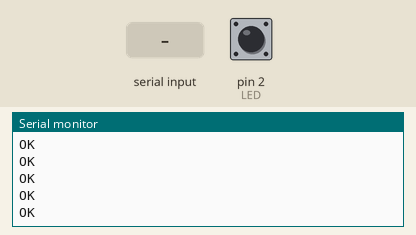
The sketch below on a simulated Arduino Uno, built with avr-gcc and run on an emulated ATmega328P. Shown: the last lines printed to the serial monitor. The inputs (shaded band) are chosen by the test bench; at power-on: pin 2 (LED) HIGH. The modem accepts every AT command (registered, SIM ready, sends succeed) and sends nothing else.

Above: at 1.5 s.
1.6 s: pin 2 (LED) pulled LOW for 0.15 s
At 2.2 s:
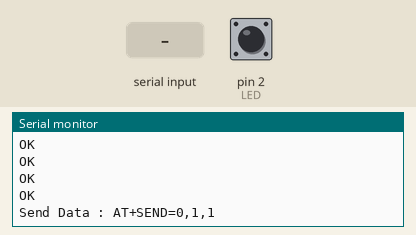
3.2 s: "1" received over the second serial link
At 4.6 s:
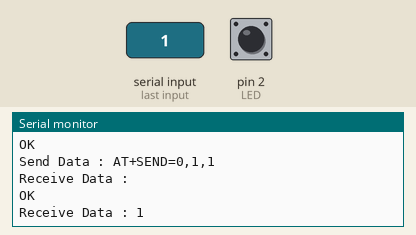
4.7 s: pin 2 (LED) pulled LOW for 1 s
At 6.9 s:
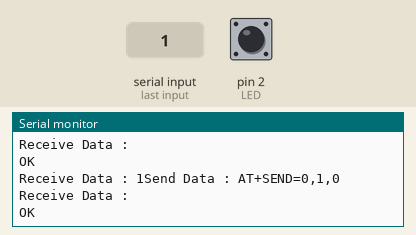
7.2 s: "0" received over the second serial link
At 9.0 s:
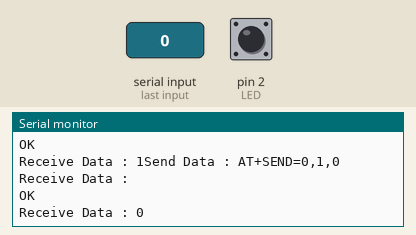

The sketch:

led_button.ino
```cpp
//>>>>>>>>>>>>>>>>>>>>>>>>>>>>>>>>>>>>>>>>>>>>>>>>>>>>>>>>>>>>>>>>>>>>>>>>>>>>>>>>>>>>>>>>> Reyax RYLR896 890 LoRa Controlling LEDs with Button
#include <SoftwareSerial.h>

SoftwareSerial ReyaxLoRa(5, 4); //--> RX, TX

#define LED 2 //--> LED Pin

int Button = 2; //--> Button Pin

int data_length;
String data_send;

int Stat_LED = LOW;

bool Waiting_to_send_the_next_data = false; //--> Variable for the next data delivery indicator

unsigned long buttonPushedMillis; //--> when button was released
unsigned long turnOnDelay = 2000; //--> wait to turn on delay millis

String myString;

//========================================================================VOID SETUP
void setup() {
  // put your setup code here, to run once:

  Serial.begin(9600);
  ReyaxLoRa.begin(9600);

  pinMode(LED, OUTPUT);
  pinMode(Button, INPUT_PULLUP);

  delay(100);

  ReyaxLoRa.print("AT\r\n");
  Serial.print("AT\r\n");
  ReyaxLoRa.print("AT+IPR=9600\r\n");
  delay(20);
  ReyaxLoRa.print("AT+ADDRESS=2\r\n");
  delay(20);
  ReyaxLoRa.print("AT+NETWORKID=5\r\n");
  delay(20);
  ReyaxLoRa.print("AT+MODE=0\r\n");
  delay(20);
  ReyaxLoRa.print("AT+BAND=868500000\r\n");
  delay(20);
  ReyaxLoRa.print("AT+PARAMETER=10,7,1,7\r\n");
  delay(20);

}
//========================================================================

//========================================================================VOID LOOP
void loop() {
  // put your main code here, to run repeatedly:

  unsigned long currentMillis = millis();

  //----------------------------------------Sending Data with a button
  if (Waiting_to_send_the_next_data == false) {
    if (digitalRead(Button) == LOW) {
      buttonPushedMillis = currentMillis;
      Waiting_to_send_the_next_data = true;
      Stat_LED = !Stat_LED;
      data_send = String(Stat_LED);
      data_length = data_send.length();
      String mymessage;
      mymessage = mymessage + "AT+SEND=0" + "," + data_length + "," + data_send + "\r\n"; // Adderss must be changed and matched accordingly 0 means all addresses
      ReyaxLoRa.print(mymessage);
      Serial.print("Send Data : ");
      Serial.print(mymessage);
    }
  }
  //----------------------------------------

  //----------------------------------------After pressing the button, it will wait 2 seconds for further data transmission
  if (Waiting_to_send_the_next_data) {
    if ((unsigned long)(currentMillis - buttonPushedMillis) >= turnOnDelay) {
      Waiting_to_send_the_next_data = false;
    }
  }
  //----------------------------------------

  if ( ReyaxLoRa.available() > 0 ) {
    myString = ReyaxLoRa.readString();
    Serial.print("Receive Data : ");
    Serial.print(myString);

//    Serial.println("Data Processing");
//
//    String addr = getValue(myString, ',', 0);   //--> address
//    String dtl = getValue(myString, ',', 1);    //--> data length
    String dt = getValue(myString, ',', 2);     //--> data
//    String rssi = getValue(myString, ',', 3);   //--> RSSI
//    String snr = getValue(myString, ',', 4);    //--> SNR
//
//    Serial.print("Address : ");
//    Serial.println(addr);
//
//    Serial.print("Data length : ");
//    Serial.println(dtl);
//
//    Serial.print("Data : ");
//    Serial.println(dt);
//
//    Serial.print("RSSI : ");
//    Serial.println(rssi);
//
//    Serial.print("SNR : ");
//    Serial.println(snr);

    //----------------------------------------Conditions to turn on or turn off the LED
    if (dt == "1") digitalWrite(LED, HIGH);
    if (dt == "0") digitalWrite(LED, LOW);
    //----------------------------------------
  }
}
//========================================================================

//========================================================================String function to process the data received
// I got this from : https://www.electroniclinic.com/reyax-lora-based-multiple-sensors-monitoring-using-arduino/
String getValue(String data, char separator, int index) {
  int found = 0;
  int strIndex[] = { 0, -1 };
  int maxIndex = data.length() - 1;

  for (int i = 0; i <= maxIndex && found <= index; i++) {
    if (data.charAt(i) == separator || i == maxIndex) {
      found++;
      strIndex[0] = strIndex[1] + 1;
      strIndex[1] = (i == maxIndex) ? i+1 : i;
    }
  }
  return found > index ? data.substring(strIndex[0], strIndex[1]) : "";
}
//========================================================================
//<<<<<<<<<<<<<<<<<<<<<<<<<<<<<<<<<<<<<<<<<<<<<<<<<<<<<<<<<<<<<<<<<<<<<<<<<<<<<<<<<<<<<<<<<
```

Measured:
- after the input at 1.6 s, the serial monitor: prints a new line at once (image 1)
- after the input at 3.2 s, the serial monitor: prints a new line after 1.0 s (image 2)
- after the input at 4.7 s, the serial monitor: prints a new line at once (image 3)
- after the input at 7.2 s, the serial monitor: prints a new line after 1.0 s (image 4)
